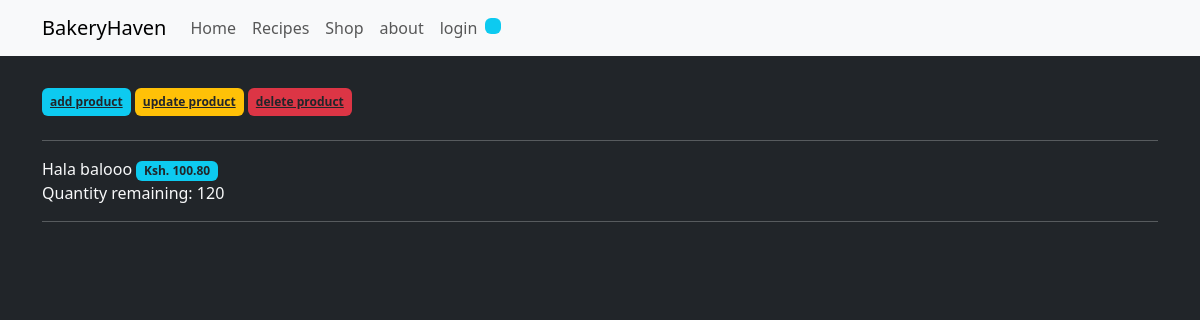
The app's page /my-shop/9/ with its own data.
### base/models.py (models this page shows, shortened)
class Shop(models.Model):
    productName = models.CharField(max_length=150)
    quantity = models.IntegerField()
    price = models.DecimalField(max_digits=10, decimal_places=2)
    created_at = models.DateTimeField(auto_now_add=True)
    updated_at = models.DateTimeField(auto_now=True)
    class Meta:
        ordering =['-updated_at','-created_at']

### base/views.py (the view)
# urls.py: path('my-shop/',views.shops, name='shops'),
def shop(request, pk):
    shop = Shop.objects.get(id=pk)
    context = {"shop": shop}
    return render(request, 'base/shop.html', context)

### base/templates/base/shop.html
{% extends 'main.html'%}
{% block content%}
<div class="container my-4 ">
    <a class= "badge bg-info text-dark px-2 py-2 my-2 " href="{% url 'create-shop' %}"> add product</a>
    <a class= "badge bg-warning text-dark px-2 py-2 my-2 " href="{% url 'update-shop' shop.id %}"> update product</a>
    <a class= "badge bg-danger text-dark px-2 py-2 my-2 " href="{% url 'delete-shop' shop.id %}"> delete product</a>
<hr>
    <div>{{shop.productName}} <span class="badge bg-info text-dark">Ksh. {{shop.price}} </span></div>
    <div> Quantity remaining: {{shop.quantity}} </div>
<hr>
{% endblock content %}

### records on screen
Shop: productName "Hala balooo", price "100.80", quantity "120"
